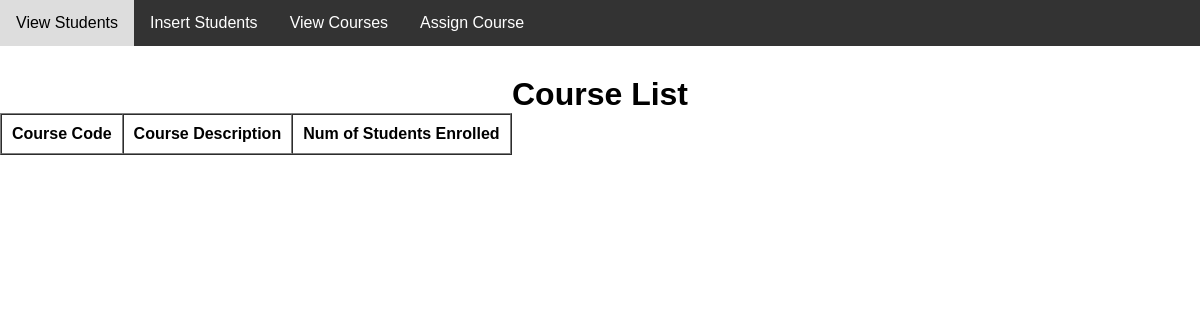
The app's page /htdocs/project_IT2/view_courses.php, older data.
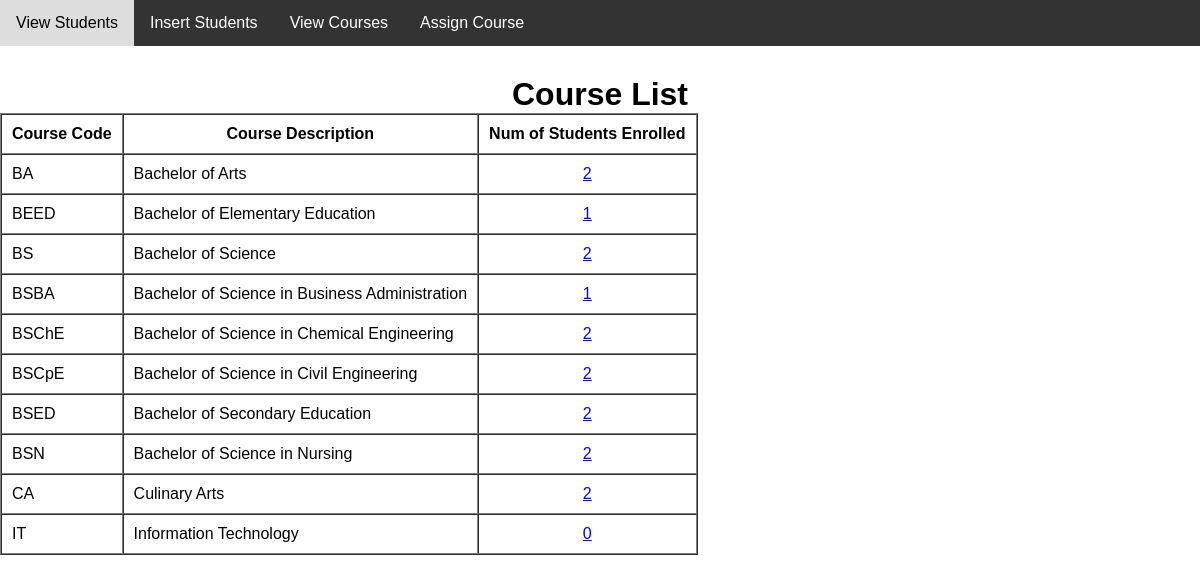
The same page, newer data.
### tables this page shows
CREATE TABLE `courses` (
  `course_code` varchar(40) NOT NULL,
  `description` varchar(100) DEFAULT NULL,
  PRIMARY KEY (`course_code`)
);

### htdocs/project_IT2/view_courses.php (the view, shortened to what this page needs)
<body>
<?php
    include("header.php");
    include("menu.php");
?>
    <h1> Course List </h1>
    <table border="1" align="center" cellspacing="0" cellpadding="10">
        <tr>
            <th> Course Code </th>
            <th> Course Description </th>
            <th> Num of Students Enrolled</th>
        </tr>
    <?php
        $sql = "SELECT * FROM courses";
        $query = mysqli_query($conn, $sql);
        if(!$query) {
            echo "Error: " . $sql . "<br>" . mysqli_error($conn);
        } else {
            while($result = mysqli_fetch_assoc($query)) {
                echo "<tr>";
                echo "<td>" . $result["course_code"] . "</td>";
                echo "<td>" . $result["description"] . "</td>";
                echo "<td align='center'>";
                    $sql = mysqli_query($conn,"SELECT COUNT(*) AS num_of_students_enrolled FROM students_courses WHERE course_code = '{$result['course_code']}'");
                    $count = mysqli_fetch_assoc($sql);
                    echo "<a href='num_of_student_enrolled.php?course_code={$result['course_code']}'>{$count['num_of_students_enrolled']}</a>";
                echo "</td>";
                echo "</tr>";
            }
        }
    ?>
</body>
</html>

### htdocs/project_IT2/menu.php
<nav>
    <ul>
        <li><a href="student_list.php">View Students</a></li>
        <li><a href="insert_students.php">Insert Students</a></li>
        <li><a href="view_courses.php">View Courses</a></li>
        <li><a href="assign_course.php">Assign Course</a></li>
    </ul>
</nav>

Row changes from the older to the newer data that the page shows:
added courses: course_code "BA", description "Bachelor of Arts", num_of_students_enrolled "2"
added courses: course_code "BEED", description "Bachelor of Elementary Education", num_of_students_enrolled "1"
added courses: course_code "BS", description "Bachelor of Science", num_of_students_enrolled "2"
added courses: course_code "BSBA", description "Bachelor of Science in Business Administration", num_of_students_enrolled "1"
added courses: course_code "BSChE", description "Bachelor of Science in Chemical Engineering", num_of_students_enrolled "2"
added courses: course_code "BSCpE", description "Bachelor of Science in Civil Engineering", num_of_students_enrolled "2"
added courses: course_code "BSED", description "Bachelor of Secondary Education", num_of_students_enrolled "2"
added courses: course_code "BSN", description "Bachelor of Science in Nursing", num_of_students_enrolled "2"
added courses: course_code "CA", description "Culinary Arts", num_of_students_enrolled "2"
added courses: course_code "IT", description "Information Technology", num_of_students_enrolled "0"
